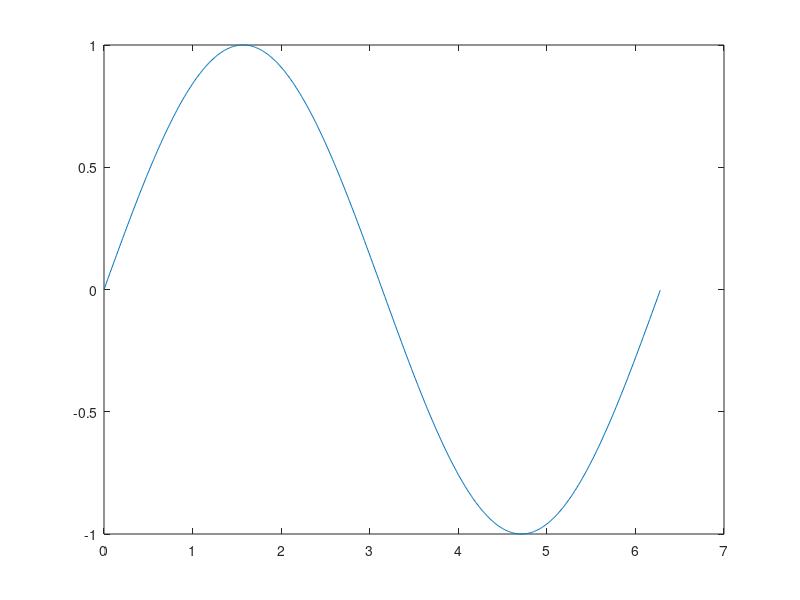

MATLAB code for this plot:
% Copyright © 2016 Franco Masotti <franco.masotti@student.unife.it>
% This work is free. You can redistribute it and/or modify it under the
% terms of the Do What The Fuck You Want To Public License, Version 2,
% as published by Sam Hocevar. See the LICENSE file for more details.


% Hello world example script.


% Genenv
whos

% Pulisce workspace da precedente variabili e terminale.
clear all
close all
clc


format long

x=0:0.01:2*pi;
y=sin(x)
plot(x,y)

% Posso chiamare altro script che eredita env.
% myotherscriptname

% function [ retval0, retval1 ] = fname(param0, param1...)
